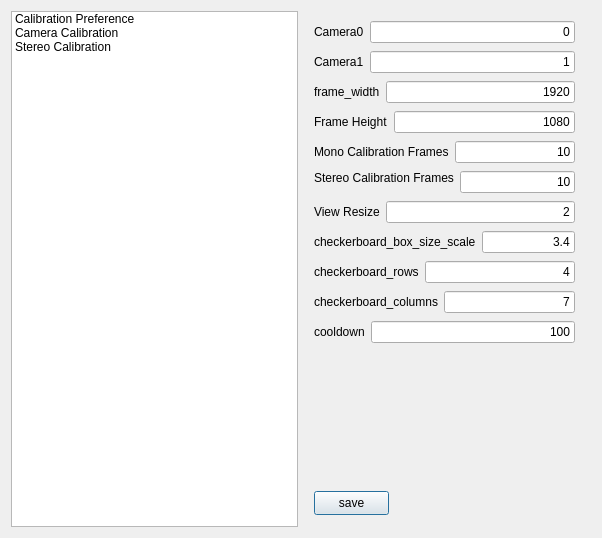
<?xml version="1.0" encoding="UTF-8"?>
<ui version="4.0">
 <class>PreferenceDialog</class>
 <widget class="QDialog" name="PreferenceDialog">
  <property name="geometry">
   <rect>
    <x>0</x>
    <y>0</y>
    <width>602</width>
    <height>538</height>
   </rect>
  </property>
  <property name="windowTitle">
   <string>Dialog</string>
  </property>
  <layout class="QHBoxLayout" name="horizontalLayout">
   <item>
    <layout class="QHBoxLayout" name="preferenceHLayout" stretch="0,0">
     <property name="spacing">
      <number>6</number>
     </property>
     <item>
      <widget class="QListWidget" name="listMenu">
       <item>
        <property name="text">
         <string>Calibration Preference</string>
        </property>
       </item>
       <item>
        <property name="text">
         <string>Camera Calibration</string>
        </property>
       </item>
       <item>
        <property name="text">
         <string>Stereo Calibration</string>
        </property>
       </item>
      </widget>
     </item>
     <item>
      <widget class="QStackedWidget" name="stackedWidget">
       <property name="currentIndex">
        <number>0</number>
       </property>
       <widget class="QWidget" name="pageCalibrationSettings">
        <widget class="QWidget" name="formLayoutWidget">
         <property name="geometry">
          <rect>
           <x>10</x>
           <y>10</y>
           <width>261</width>
           <height>54</height>
          </rect>
         </property>
         <layout class="QFormLayout" name="formLayout">
          <item row="0" column="0">
           <widget class="QLabel" name="camera0Label">
            <property name="text">
             <string>Camera0</string>
            </property>
           </widget>
          </item>
          <item row="0" column="1">
           <widget class="QLineEdit" name="camera0LineEdit">
            <property name="text">
             <string>0</string>
            </property>
            <property name="alignment">
             <set>Qt::AlignmentFlag::AlignRight|Qt::AlignmentFlag::AlignTrailing|Qt::AlignmentFlag::AlignVCenter</set>
            </property>
           </widget>
          </item>
         </layout>
        </widget>
        <widget class="QWidget" name="formLayoutWidget_2">
         <property name="geometry">
          <rect>
           <x>10</x>
           <y>40</y>
           <width>261</width>
           <height>31</height>
          </rect>
         </property>
         <layout class="QFormLayout" name="formLayout_2">
          <item row="0" column="0">
           <widget class="QLabel" name="camera1Label">
            <property name="text">
             <string>Camera1</string>
            </property>
           </widget>
          </item>
          <item row="0" column="1">
           <widget class="QLineEdit" name="camera1LineEdit">
            <property name="text">
             <string>1</string>
            </property>
            <property name="alignment">
             <set>Qt::AlignmentFlag::AlignRight|Qt::AlignmentFlag::AlignTrailing|Qt::AlignmentFlag::AlignVCenter</set>
            </property>
           </widget>
          </item>
         </layout>
        </widget>
        <widget class="QWidget" name="formLayoutWidget_3">
         <property name="geometry">
          <rect>
           <x>10</x>
           <y>70</y>
           <width>261</width>
           <height>31</height>
          </rect>
         </property>
         <layout class="QFormLayout" name="formLayout_3">
          <item row="0" column="0">
           <widget class="QLabel" name="frame_widthLabel">
            <property name="text">
             <string>frame_width</string>
            </property>
           </widget>
          </item>
          <item row="0" column="1">
           <widget class="QLineEdit" name="frame_widthLineEdit">
            <property name="minimumSize">
             <size>
              <width>100</width>
              <height>0</height>
             </size>
            </property>
            <property name="text">
             <string>1920</string>
            </property>
            <property name="alignment">
             <set>Qt::AlignmentFlag::AlignRight|Qt::AlignmentFlag::AlignTrailing|Qt::AlignmentFlag::AlignVCenter</set>
            </property>
           </widget>
          </item>
         </layout>
        </widget>
        <widget class="QWidget" name="formLayoutWidget_4">
         <property name="geometry">
          <rect>
           <x>10</x>
           <y>100</y>
           <width>261</width>
           <height>31</height>
          </rect>
         </property>
         <layout class="QFormLayout" name="formLayout_4">
          <item row="0" column="0">
           <widget class="QLabel" name="frame_heightLabel">
            <property name="text">
             <string>Frame Height</string>
            </property>
           </widget>
          </item>
          <item row="0" column="1">
           <widget class="QLineEdit" name="frame_heightLineEdit">
            <property name="minimumSize">
             <size>
              <width>100</width>
              <height>0</height>
             </size>
            </property>
            <property name="text">
             <string>1080</string>
            </property>
            <property name="alignment">
             <set>Qt::AlignmentFlag::AlignRight</set>
            </property>
           </widget>
          </item>
         </layout>
        </widget>
        <widget class="QWidget" name="formLayoutWidget_5">
         <property name="geometry">
          <rect>
           <x>10</x>
           <y>130</y>
           <width>261</width>
           <height>32</height>
          </rect>
         </property>
         <layout class="QFormLayout" name="formLayout_5">
          <item row="0" column="0">
           <widget class="QLabel" name="mono_calibration_framesLabel">
            <property name="text">
             <string>Mono Calibration Frames</string>
            </property>
           </widget>
          </item>
          <item row="0" column="1">
           <widget class="QLineEdit" name="mono_calibration_framesLineEdit">
            <property name="minimumSize">
             <size>
              <width>100</width>
              <height>0</height>
             </size>
            </property>
            <property name="text">
             <string>10</string>
            </property>
            <property name="alignment">
             <set>Qt::AlignmentFlag::AlignRight</set>
            </property>
           </widget>
          </item>
         </layout>
        </widget>
        <widget class="QWidget" name="formLayoutWidget_6">
         <property name="geometry">
          <rect>
           <x>10</x>
           <y>160</y>
           <width>261</width>
           <height>31</height>
          </rect>
         </property>
         <layout class="QFormLayout" name="formLayout_6">
          <property name="fieldGrowthPolicy">
           <enum>QFormLayout::FieldGrowthPolicy::AllNonFixedFieldsGrow</enum>
          </property>
          <property name="labelAlignment">
           <set>Qt::AlignmentFlag::AlignRight</set>
          </property>
          <item row="0" column="0">
           <widget class="QLabel" name="stereo_calibration_framesLabel">
            <property name="sizePolicy">
             <sizepolicy hsizetype="Preferred" vsizetype="Fixed">
              <horstretch>0</horstretch>
              <verstretch>0</verstretch>
             </sizepolicy>
            </property>
            <property name="text">
             <string>Stereo Calibration Frames</string>
            </property>
           </widget>
          </item>
          <item row="0" column="1">
           <widget class="QLineEdit" name="stereo_calibration_framesLineEdit">
            <property name="sizePolicy">
             <sizepolicy hsizetype="Preferred" vsizetype="Fixed">
              <horstretch>0</horstretch>
              <verstretch>0</verstretch>
             </sizepolicy>
            </property>
            <property name="minimumSize">
             <size>
              <width>100</width>
              <height>0</height>
             </size>
            </property>
            <property name="text">
             <string>10</string>
            </property>
            <property name="alignment">
             <set>Qt::AlignmentFlag::AlignRight</set>
            </property>
           </widget>
          </item>
         </layout>
        </widget>
        <widget class="QWidget" name="formLayoutWidget_7">
         <property name="geometry">
          <rect>
           <x>10</x>
           <y>190</y>
           <width>261</width>
           <height>31</height>
          </rect>
         </property>
         <layout class="QFormLayout" name="formLayout_7">
          <item row="0" column="0">
           <widget class="QLabel" name="view_resizeLabel">
            <property name="text">
             <string>View Resize</string>
            </property>
           </widget>
          </item>
          <item row="0" column="1">
           <widget class="QLineEdit" name="view_resizeLineEdit">
            <property name="minimumSize">
             <size>
              <width>100</width>
              <height>0</height>
             </size>
            </property>
            <property name="text">
             <string>2</string>
            </property>
            <property name="alignment">
             <set>Qt::AlignmentFlag::AlignRight</set>
            </property>
           </widget>
          </item>
         </layout>
        </widget>
        <widget class="QWidget" name="formLayoutWidget_8">
         <property name="geometry">
          <rect>
           <x>10</x>
           <y>220</y>
           <width>261</width>
           <height>31</height>
          </rect>
         </property>
         <layout class="QFormLayout" name="formLayout_8">
          <item row="0" column="0">
           <widget class="QLabel" name="checkerboard_box_size_scaleLabel">
            <property name="text">
             <string>checkerboard_box_size_scale</string>
            </property>
           </widget>
          </item>
          <item row="0" column="1">
           <widget class="QLineEdit" name="checkerboard_box_size_scaleLineEdit">
            <property name="text">
             <string>3.4</string>
            </property>
            <property name="alignment">
             <set>Qt::AlignmentFlag::AlignRight|Qt::AlignmentFlag::AlignTrailing|Qt::AlignmentFlag::AlignVCenter</set>
            </property>
           </widget>
          </item>
         </layout>
        </widget>
        <widget class="QWidget" name="formLayoutWidget_9">
         <property name="geometry">
          <rect>
           <x>10</x>
           <y>250</y>
           <width>261</width>
           <height>31</height>
          </rect>
         </property>
         <layout class="QFormLayout" name="formLayout_9">
          <item row="0" column="0">
           <widget class="QLabel" name="checkerboard_rowsLabel">
            <property name="text">
             <string>checkerboard_rows</string>
            </property>
           </widget>
          </item>
          <item row="0" column="1">
           <widget class="QLineEdit" name="checkerboard_rowsLineEdit">
            <property name="text">
             <string>4</string>
            </property>
            <property name="alignment">
             <set>Qt::AlignmentFlag::AlignRight|Qt::AlignmentFlag::AlignTrailing|Qt::AlignmentFlag::AlignVCenter</set>
            </property>
           </widget>
          </item>
         </layout>
        </widget>
        <widget class="QWidget" name="formLayoutWidget_10">
         <property name="geometry">
          <rect>
           <x>10</x>
           <y>280</y>
           <width>261</width>
           <height>31</height>
          </rect>
         </property>
         <layout class="QFormLayout" name="formLayout_10">
          <item row="0" column="0">
           <widget class="QLabel" name="checkerboard_columnsLabel">
            <property name="text">
             <string>checkerboard_columns</string>
            </property>
           </widget>
          </item>
          <item row="0" column="1">
           <widget class="QLineEdit" name="checkerboard_columnsLineEdit">
            <property name="text">
             <string>7</string>
            </property>
            <property name="alignment">
             <set>Qt::AlignmentFlag::AlignRight|Qt::AlignmentFlag::AlignTrailing|Qt::AlignmentFlag::AlignVCenter</set>
            </property>
           </widget>
          </item>
         </layout>
        </widget>
        <widget class="QWidget" name="formLayoutWidget_11">
         <property name="geometry">
          <rect>
           <x>10</x>
           <y>310</y>
           <width>261</width>
           <height>31</height>
          </rect>
         </property>
         <layout class="QFormLayout" name="formLayout_11">
          <item row="0" column="0">
           <widget class="QLabel" name="cooldownLabel">
            <property name="text">
             <string>cooldown</string>
            </property>
           </widget>
          </item>
          <item row="0" column="1">
           <widget class="QLineEdit" name="cooldownLineEdit">
            <property name="text">
             <string>100</string>
            </property>
            <property name="alignment">
             <set>Qt::AlignmentFlag::AlignRight|Qt::AlignmentFlag::AlignTrailing|Qt::AlignmentFlag::AlignVCenter</set>
            </property>
           </widget>
          </item>
         </layout>
        </widget>
        <widget class="QPushButton" name="savePreferenceButton">
         <property name="geometry">
          <rect>
           <x>10</x>
           <y>480</y>
           <width>75</width>
           <height>24</height>
          </rect>
         </property>
         <property name="text">
          <string>save</string>
         </property>
        </widget>
       </widget>
       <widget class="QWidget" name="pageCameraCalibration">
        <widget class="QPushButton" name="captureCamera0CaliblationButton">
         <property name="geometry">
          <rect>
           <x>20</x>
           <y>60</y>
           <width>91</width>
           <height>24</height>
          </rect>
         </property>
         <property name="text">
          <string>Open Camera0</string>
         </property>
        </widget>
        <widget class="QPushButton" name="execCalibration0Button">
         <property name="geometry">
          <rect>
           <x>20</x>
           <y>90</y>
           <width>141</width>
           <height>24</height>
          </rect>
         </property>
         <property name="text">
          <string>exec camera0 calibrate</string>
         </property>
        </widget>
        <widget class="QPushButton" name="captureCamera1CaliblationButton">
         <property name="geometry">
          <rect>
           <x>20</x>
           <y>130</y>
           <width>91</width>
           <height>24</height>
          </rect>
         </property>
         <property name="text">
          <string>Open Camer1</string>
         </property>
        </widget>
        <widget class="QPushButton" name="execCalibration1Button">
         <property name="geometry">
          <rect>
           <x>20</x>
           <y>160</y>
           <width>131</width>
           <height>24</height>
          </rect>
         </property>
         <property name="text">
          <string>exec camera1 calibrate</string>
         </property>
        </widget>
        <widget class="QPushButton" name="openCameraInspectButton">
         <property name="geometry">
          <rect>
           <x>20</x>
           <y>20</y>
           <width>131</width>
           <height>24</height>
          </rect>
         </property>
         <property name="text">
          <string>Open Camera Inspect</string>
         </property>
        </widget>
       </widget>
       <widget class="QWidget" name="pageStereoCalibration">
        <widget class="QPushButton" name="openStereoCalibrationButton">
         <property name="geometry">
          <rect>
           <x>20</x>
           <y>20</y>
           <width>131</width>
           <height>31</height>
          </rect>
         </property>
         <property name="text">
          <string>Save Stereo Frames</string>
         </property>
        </widget>
        <widget class="QPushButton" name="stereoCameraCalibrationButton">
         <property name="geometry">
          <rect>
           <x>20</x>
           <y>60</y>
           <width>131</width>
           <height>31</height>
          </rect>
         </property>
         <property name="text">
          <string>Stereo Calibration</string>
         </property>
        </widget>
        <widget class="QPushButton" name="checkCalibrationButton">
         <property name="geometry">
          <rect>
           <x>20</x>
           <y>100</y>
           <width>131</width>
           <height>31</height>
          </rect>
         </property>
         <property name="text">
          <string>Check Calibration</string>
         </property>
        </widget>
       </widget>
      </widget>
     </item>
    </layout>
   </item>
  </layout>
 </widget>
 <resources/>
 <connections/>
</ui>
